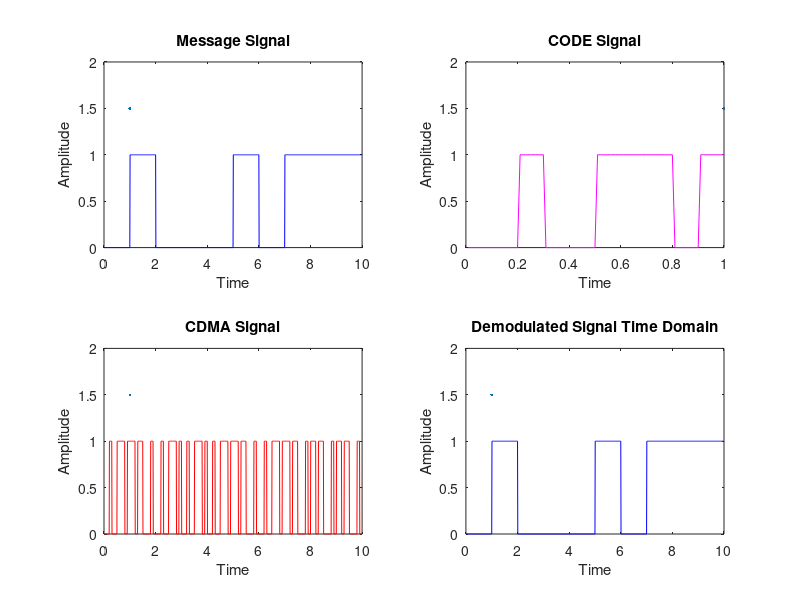

Recreate this plot in MATLAB. (Note: this script raises an error after producing the figure.)
% CDMA Demodulation
clc, clearvars, close all;

n = 10; % length of bit stream

m = randi([0, 1], 1, n); % input bits
c = randi([0, 1], 1, n); % pseudorandom code

% Message signal points
m0 = zeros(1, 100);
m1 = ones(1, 100);

% Code Signal points
c0 = zeros(1, 10);
c1 = ones(1, 10);

message = []; 
for i = 1:10
    if m(i) == 0
        message = [message, m0];
    else
        message = [message, m1];
    end
end
code = [];
for i = 1:10
    if c(i) == 0
        code = [code, c0];
    else
        code = [code, c1];
    end
end

cdma = []; 
for i = 1:10
    if m(i) == 0
        cdma = [cdma, xor(m0, code)];
    else
        cdma = [cdma, xor(m1, code)];
    end
end

time = 0.01:0.01:n;
tb = 0.01:0.01:1;

% Demodulation in Time Domain using Code Signal
demodulatedSignal = [];
for i = 1:10
    demodulatedSignal = [demodulatedSignal, xor(cdma((i-1)*length(m0)+1:i*length(m0)), code)];
end

% Demodulation in Frequency Domain using Code Signal
demodulatedSignalFreqDomain = [];
for i = 1:10
    demodulatedSignalFreqDomain = [demodulatedSignalFreqDomain, ifft(fft(cdma((i-1)*length(m0)+1:i*length(m0))) .* conj(fft(code)))];
end

figure(1);
subplot(2, 2, 1);
plot(time, message, 'b', LineWidth=1.5);
title('Message Signal');
xlabel("Time");
ylabel("Amplitude");

subplot(2, 2, 2);
plot(tb, code, 'm', LineWidth=1.5);
title('CODE Signal');
xlabel("Time");
ylabel("Amplitude");

subplot(2, 2, 3);
plot(time, cdma, 'r', LineWidth=1.5);
title('CDMA Signal');
xlabel("Time");
ylabel("Amplitude");

subplot(2, 2, 4);
plot(time, demodulatedSignal, 'b', LineWidth=1.5);
title('Demodulated Signal Time Domain');
xlabel("Time");
ylabel("Amplitude");

sgtitle('CDMA Demodulation (Time Domain)');


figure(2);
subplot(2, 2, 1);
plot(time, message, 'b', LineWidth=1.5);
title('Message Signal (Time Domain)');
xlabel("Time");
ylabel("Amplitude");

subplot(2, 2, 2);
plot(tb, code, 'm', LineWidth=1.5);
title('CODE Signal');
xlabel("Time");
ylabel("Amplitude");

subplot(2, 2, 3);
plot(time, cdma, 'r', LineWidth=1.5);
title('CDMA Signal');
xlabel("Time");
ylabel("Amplitude");

subplot(2, 2, 4);
plot(time, demodulatedSignalFreqDomain, 'g', LineWidth=1.5);
title('Demodulated Signal (Frequency Domain)');
xlabel("Frequency");
ylabel("Magnitude");

sgtitle('CDMA Demodulation (Frequency Domain)');
